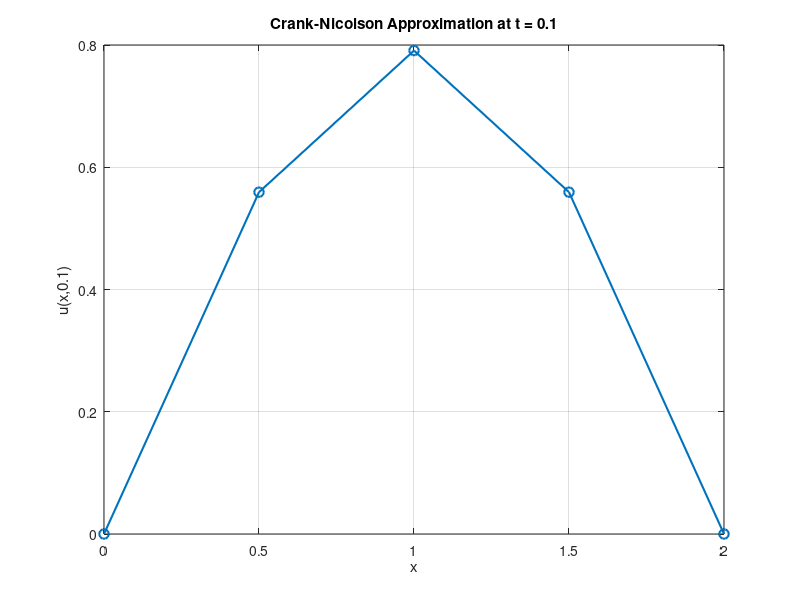

Recreate this plot in MATLAB.
clc;
clear;
close all;

% Given data
L = 2;
n = 4;                 % Number of spatial intervals
h = L/n;               % Spatial step: h = 0.5
k = 0.05;              % Time step
T = 0.1;
r = k/h^2;             % r = 0.2

x = (0:h:L)';          % Spatial grid
u = sin(pi*x/2);       % Initial condition

% Enforce boundary conditions
u(1) = 0;
u(end) = 0;

% Number of interior points
m = n - 1;

% Crank-Nicolson matrices
A = (1+r)*eye(m) ...
    - (r/2)*diag(ones(m-1,1),1) ...
    - (r/2)*diag(ones(m-1,1),-1);

B = (1-r)*eye(m) ...
    + (r/2)*diag(ones(m-1,1),1) ...
    + (r/2)*diag(ones(m-1,1),-1);

% Interior initial values
U = u(2:end-1);

% Number of time steps
Nt = round(T/k);

% Crank-Nicolson time iteration
for j = 1:Nt
    U = A \ (B*U);
end

% Complete solution including boundaries
u_final = [0; U; 0];

% Display the result
fprintf('Approximate solution at t = %.2f:\n\n',T);
fprintf('      x           u(x,t)\n');
fprintf('-------------------------\n');

for i = 1:length(x)
    fprintf('%8.2f      %10.6f\n',x(i),u_final(i));
end

% Plot
figure;
plot(x,u_final,'o-','LineWidth',1.5,'MarkerSize',7);
xlabel('x');
ylabel('u(x,0.1)');
title('Crank-Nicolson Approximation at t = 0.1');
grid on;
